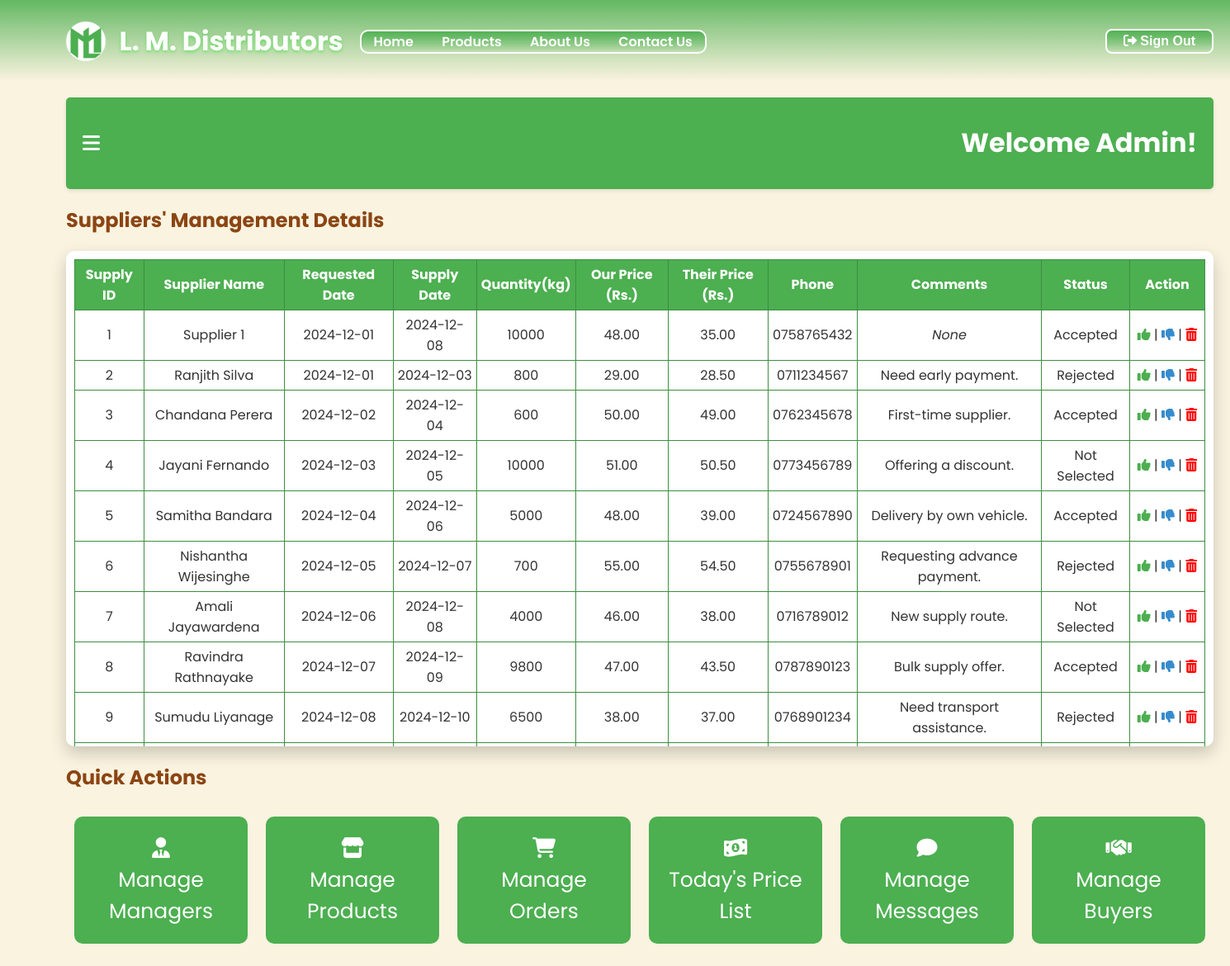
Screenshot of /supplyManagement.php (signed in) with the database file from the repository.
### tables this page shows
CREATE TABLE `supplier` (
  `supplyID` int(11) NOT NULL,
  `name` varchar(255) NOT NULL,
  `reqDate` date NOT NULL,
  `supplyDate` date NOT NULL,
  `quantity` int(11) NOT NULL,
  `ourPrice` decimal(10,2) DEFAULT NULL,
  `theirPrice` decimal(10,2) NOT NULL,
  `phone` varchar(15) NOT NULL,
  `comments` text DEFAULT NULL,
  `status` enum('Not Selected','Accepted','Rejected') NOT NULL
);

### supplyManagement.php (the view, shortened to what this page needs)
<?php
    include_once 'config.php';
    if(!isset($_SESSION['user_fName'])) {
        header('Location: login.php');
        exit();
    }
    else {
        $dob = $_SESSION['user_dob'];
        $today = date('m-d');
        $birthday = date('m-d', strtotime($dob));
        if($birthday == $today) {
            $greeting = "Happy birthday ".htmlspecialchars($_SESSION['user_fName'])."!";
        }
        else {
            $greeting = "Welcome ".htmlspecialchars($_SESSION['user_fName'])."!";
        }
    }
    $query = "SELECT * FROM supplier";
    $result = mysqli_query($conn, $query);
?>
<!DOCTYPE html>
<html lang="en">
<head>
    <link rel="stylesheet" href="./css/supplyManagement.css">
    <link rel="stylesheet" href="https://cdnjs.cloudflare.com/ajax/libs/font-awesome/6.0.0-beta3/css/all.min.css">
</head>
<body>
    <?php include 'header.php'; ?>
    <div class="container">
        <div class="main-content">
            <div class="topbar">
                <i class="fas fa-bars" id="toggle-sidebar" title="Open Dashboard"></i>
                <h1><?php echo $greeting; ?></h1>
            </div>
            <h2 class="displaySuppliersH2">Suppliers' Management Details</h2>
            <center>
            <div class="displaySuppliers">
                <div class="custom-scroll">
                    <div class="content" id="scrollable-content">
                        <table class="listTable" border="1px">
                            <tr>
                                <th class="supplyID">Supply ID</th>
                                <th class="supplierName">Supplier Name</th>
                                <th class="reqDate">Requested Date</th>
                                <th class="supplyDate">Supply Date</th>
                                <th class="supplyQuantity">Quantity(kg)</th>
                                <th class="ourPrice">Our Price (Rs.)</th>
                                <th class="theirPrice">Their Price (Rs.)</th>
                                <th class="Phone">Phone</th>
                                <th class="comments">Comments</th>
                                <th class="tStatus">Status</th>
                                <th class="tAction">Action</th>
                            </tr>
                            <?php while($row = $result->fetch_assoc()):?>
                            <tr>
                                <td class="supplyID"><?php echo htmlspecialchars($row['supplyID']); ?></td>
                                <td class="supplierName"><?php echo htmlspecialchars($row['name']); ?></td>
                                <td class="reqDate"><?php echo htmlspecialchars($row['reqDate']); ?></td>
                                <td class="supplyDate"><?php echo htmlspecialchars($row['supplyDate']); ?></td>
                                <td class="supplyQuantity"><?php echo htmlspecialchars($row['quantity']); ?></td>
                                <td class="ourPrice"><?php echo htmlspecialchars($row['ourPrice']); ?></td>
                                <td class="theirPrice"><?php echo htmlspecialchars($row['theirPrice']); ?></td>
                                <td class="Phone"><?php echo htmlspecialchars($row['phone']); ?></td>
                                <td class="comments">
                                    <?php echo !empty(htmlspecialchars($row['comments'])) ? htmlspecialchars($row['comments']) : "<em>None</em>"; ?>
                                </td>
                                <td class="tStatus">
                                    <?php echo htmlspecialchars($row['status']); ?>
                                </td>
                                <td class="tAction">
                                    <a href="#"><i class="fa-solid fa-thumbs-up" title="Accept"></i></a> |
                                    <a href="#"><i class="fa-solid fa-thumbs-down" title="Reject"></i></a> |
                                    <a href="#"><i class="fa-solid fa-trash-can" title="Delete"></i></a>
                                </td>
                            </tr>
                            <?php endwhile;?>
                        </table>
                    </div>
                </div>
            </div>
            </center>
            <h2 class="quickH2">Quick Actions</h2>
            <div class="quick">
                <div class="card">
                    <a href="./manageManagers.php" title="Managers Management"><i class="fas fa-user-tie"></i><br>Manage Managers</a>
                </div>
                <div class="card">
                    <a href="./manageProducts.php" title="Products Management"><i class="fa-solid fa-store"></i><br>Manage Products</a>
                </div>
                <div class="card">
                    <a href="./manageOrders.php" title="Orders Management"><i class="fa-solid fa-cart-shopping"></i><br>Manage Orders</a>
                </div>
                <div class="card">
                    <a href="./todayPrice.php" title="Buyers & Sellers price list"><i class="fa-solid fa-money-bill-1-wave"></i><br>Today's Price List</a>
                </div>
                <div class="card">
                    <a href="./manageMessages.php" title="Messages Management"><i class="fa-solid fa-comment"></i><br>Manage Messages</a>
                </div>
                <div class="card">
                    <a href="./buyersManagement.php" title="Buyers Management"><i class="fa-solid fa-handshake"></i><br>Manage Buyers</a>
                </div>
            </div>
        </div>
    </div>
</body>
</html>

### header.php (shortened to what this page needs)
<!DOCTYPE html>
<html lang="en">
<head>
    <link rel="stylesheet" href="./css/header.css">
</head>
<body>
    <header class="header">
        <div class="header-container">
            <div class="logo">
                <a id="lm" href="./index.php"><img src="./images/LMDistributors-logo2-01.png" alt="L. M. Distributors Logo"></a>
                <h1><a id="lm" href="./index.php">L. M. Distributors</a></h1>
            </div>
            <div class="bar">
                <nav class="nav-links">
                    <a href="./index.php" title="Home">Home</a>
                    <a href="./products.php" title="Products">Products</a>
                    <a href="./about.php" title="About L.M. Distributors">About Us</a>
                    <a href="./contact.php" title="Contact">Contact Us</a>
                </nav>
            </div>
        </div>
        <?php
            if(isset($_SESSION['user_fName'])) {
                echo "<div class='logout'>
                        <button>
                            <a href='./logout.php' title='Sign Out'><i class='fa-solid fa-right-from-bracket'></i> Sign Out</a>
                        </button>
                    </div>";
            }
            else {
                echo "<div class='loginBtns'>
                        <button id='hLogin' onclick=\"window.location.href='./login.php'\" title='Login'>Sign In</button>
                        <button id='hLSignup' onclick=\"window.location.href='./register.php'\" title='Register'>Sign Up</button>
                    </div>";
            }
        ?>
    </header>
</body>
</html>

### css/supplyManagement.css (style rules this page uses)
body { margin: 0; font-family: 'Poppins', sans-serif; background-color: #FAF3E0; color: #333; }
.container { display: flex; height: 100vh; }
.main-content { flex-grow: 1; padding: 20px; margin-left: 60px; }
.topbar { display: flex; align-items: center; justify-content: space-between; padding: 10px 20px; background-color: #4CAF50; border-radius: 5px; box-shadow: 0 2px 5px rgba(0, 0, 0, 0.1); }
.topbar i { font-size: 24px; cursor: pointer; color: #fff; }
.topbar h1 { color: #fff; }
.custom-scroll { border: none; border-radius: 10px; background-color: #fff; width: fit-content; max-height: 600px; height: fit-content; overflow: hidden; position: relative; box-shadow: 0 8px 20px rgba(0, 0, 0, 0.2); animation: fadeIn 1s ease-in-out; }
.content { max-height: 600px; height: fit-content; overflow-y: scroll; overflow-x: scroll; scroll-behavior: smooth; padding: 10px; box-sizing: content-box; }
.listTable { border-collapse: collapse; border: 1px solid #3E8E41; }
.listTable th { background-color: #4CAF50; color: #fff; padding: 5px; }
.listTable td { text-align: center; background-color: #fff; padding: 5px; }
.comments { max-width: 250px; }
.tAction { width: 80px; }
.fa-thumbs-up { color: #4CAF50; }
.fa-thumbs-down { color: #378ccd; }
.fa-trash-can { color: red; }
.quick { display: flex; justify-content: space-between; }
.quickH2, .displaySuppliersH2 { font-size: 24px; color: #8B4513; margin-bottom: 20px; }
.card { border: none; border-radius: 10px; padding: 20px; margin: 10px; width: 170px; background-color: #4CAF50; cursor: pointer; text-align: center; transition: transform 1s ease; }
.card a { text-decoration: none; font-size: 25px; color: #fff; }

### css/header.css (style rules this page uses)
.header { background: linear-gradient(to bottom, #4caf4fdd, rgba(76, 175, 79, 0)); padding: 5px 20px 2px 20px; display: flex; justify-content: space-between; align-items: center; position: sticky; top: 0; z-index: 10; }
.header-container { display: flex; align-items: center; width: 100%; max-width: 1200px; margin: auto; }
.header .logo h1 a { color: #fff; text-shadow: 0px 2px 4px rgba(44, 223, 47, 0.53); text-decoration: none; }
.header .logo { display: flex; }
.header .logo img { width: 50px; margin: auto; padding-right: 15px; padding-top: 20px; }
.header .nav-links a { color: #fff; text-decoration: none; margin: 0 15px; font-weight: 600; transition: color 0.3s; }
.header .bar { border: 2px solid #fff; background: linear-gradient(to bottom, #4caf4fed, rgba(76, 175, 79, 0)); border-radius: 10px; margin-left: 20px; }
.header { display: flex; align-items: center; }
.logout button { font-size: 16px; font-weight: bold; background: linear-gradient(to bottom, #4caf4fed, rgba(76, 175, 79, 0)); top: 10px; padding: 4px 20px; border: 2px solid #fff; border-radius: 8px; cursor: pointer; }
.logout a { color: #fff; text-decoration: none; }

### rows the page displays
supplier: supplyID "1", name "Supplier 1", reqDate "2024-12-01", supplyDate "2024-12-08", quantity "10000", ourPrice "48.00", theirPrice "35.00", phone "0758765432", comments "None", status "Accepted"
supplier: supplyID "2", name "Ranjith Silva", reqDate "2024-12-01", supplyDate "2024-12-03", quantity "800", ourPrice "29.00", theirPrice "28.50", phone "0711234567", comments "Need early payment.", status "Rejected"
supplier: supplyID "3", name "Chandana Perera", reqDate "2024-12-02", supplyDate "2024-12-04", quantity "600", ourPrice "50.00", theirPrice "49.00", phone "0762345678", comments "First-time supplier.", status "Accepted"
supplier: supplyID "4", name "Jayani Fernando", reqDate "2024-12-03", supplyDate "2024-12-05", quantity "10000", ourPrice "51.00", theirPrice "50.50", phone "0773456789", comments "Offering a discount.", status "Not Selected"
supplier: supplyID "5", name "Samitha Bandara", reqDate "2024-12-04", supplyDate "2024-12-06", quantity "5000", ourPrice "48.00", theirPrice "39.00", phone "0724567890", comments "Delivery by own vehicle.", status "Accepted"
supplier: supplyID "6", name "Nishantha Wijesinghe", reqDate "2024-12-05", supplyDate "2024-12-07", quantity "700", ourPrice "55.00", theirPrice "54.50", phone "0755678901", comments "Requesting advance payment.", status "Rejected"
supplier: supplyID "7", name "Amali Jayawardena", reqDate "2024-12-06", supplyDate "2024-12-08", quantity "4000", ourPrice "46.00", theirPrice "38.00", phone "0716789012", comments "New supply route.", status "Not Selected"
supplier: supplyID "8", name "Ravindra Rathnayake", reqDate "2024-12-07", supplyDate "2024-12-09", quantity "9800", ourPrice "47.00", theirPrice "43.50", phone "0787890123", comments "Bulk supply offer.", status "Accepted"
supplier: supplyID "9", name "Sumudu Liyanage", reqDate "2024-12-08", supplyDate "2024-12-10", quantity "6500", ourPrice "38.00", theirPrice "37.00", phone "0768901234", comments "Need transport assistance.", status "Rejected"

### other values shown
$greeting "Welcome Admin!"
